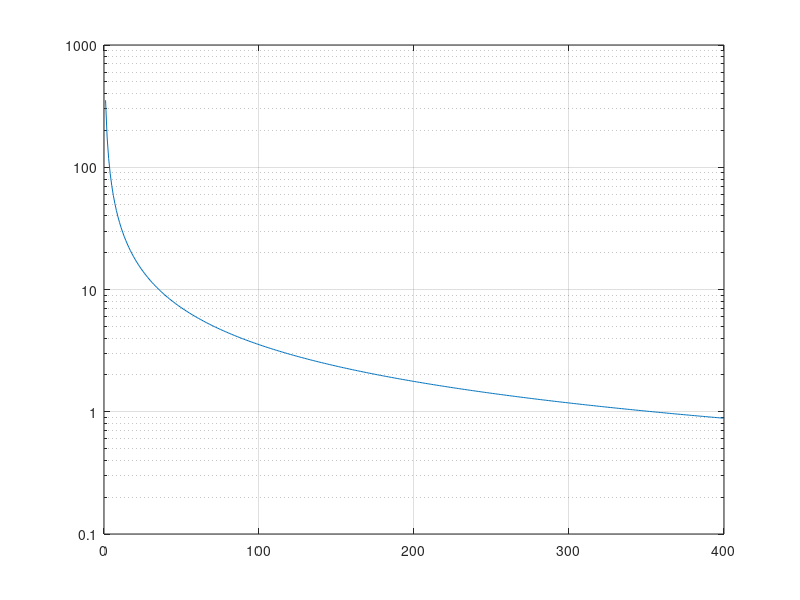

MATLAB code for this plot: (Note: this script raises an error after producing the figure.)
clear, clc
%% Comms Protocol Parameters
VDDIO = 3.3;        % Input/Output Voltage Supply Level
VIL = 0.3*VDDIO;    % Maximum Low Level Input Voltage
VIH = 0.7*VDDIO;    % Minimum High Level Input Voltage
VOL = 0.4;          % Maximum Low Level Output Voltage
IOL = 3*1e-3;       % Minimum Low Level Output Current

TR = 300*1e-9;      % Maximum Rise time of SCL/SDA
Cb = 400*1e-12;     % Maximum I2C Bus capacitance

%% Minimum Allowed Resistor Value
Rmin = (VDDIO-VOL)/IOL;

%% Maximum Allowed Resistor Value
C = linspace(0, 400, 400);
t1 = abs(log(1 - (VIL / VDDIO))); 
t2 = abs(log(1 - (VIH / VDDIO)));

T = t2 - t1;
Rmax = TR ./ (T .* C * 1e-12);

% Plotting Rmax with blue color
figure;
semilogy(C, Rmax, 'DisplayName', 'R_{max}');
hold on;
grid on;
yticks([1e2, 1e3, 10e3, 100e3, 1000e3]);
yticklabels({'0.1', '1', '10', '100', '1000'});

% Adding the horizontal line for Rmin in red color
Rmin_line = yline(Rmin, 'r', 'DisplayName', 'R_{min}');
ylim([1e2, 1000e3]);
xlabel('Capacitance (pF)');
ylabel('Resistance (k\Omega)');
title('Pull-up Resistor Value vs. Bus Capacitance');

% Display the legend
legend('Location', 'Best');
